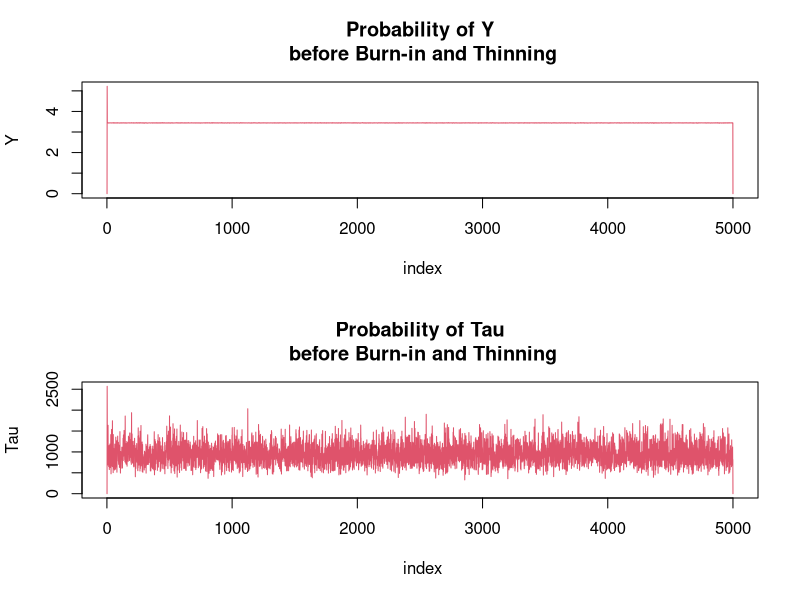
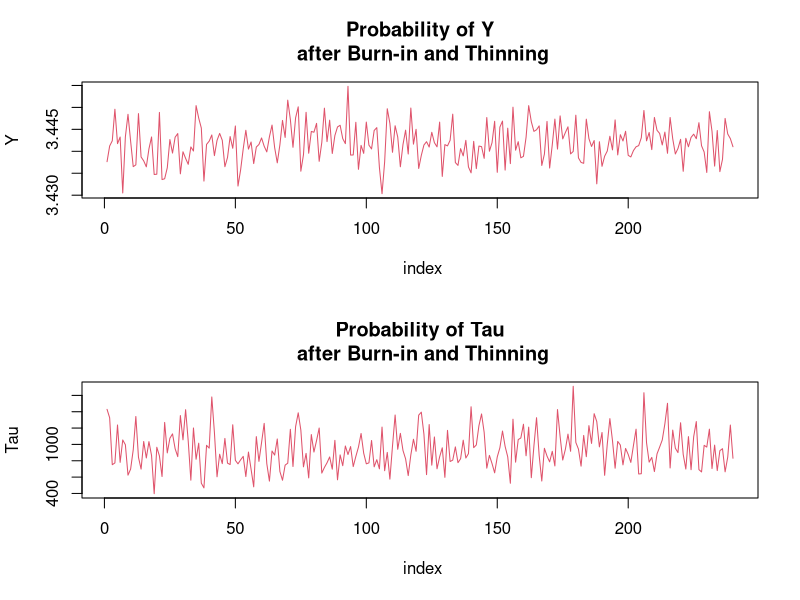

Source code (R) for these figures, in order:
# setup
n = 30
ln_mean = 3.442
ln_var = 2.182

# define MC steps
iters = 5000

# exponentiate var
vr = exp(ln_var)

# construct an empty matrix of results for iterations
# init y0 and tau - Markov chain sequence
y = rep(0.0, iters)
tau = rep(0.0, iters)

# set the value of the first element
tau[1] = round(1 / (2*vr),3)

# Gibbs sampling

i = 2 # or use for{} but end with i=2:(iters - 1)
while (i<iters) {
  mu = ln_mean
  sigma = sqrt(1/(2*n*tau[i-1]))
  y[i] = rnorm(1,mu, sigma )
  
  SSQ = ((n-1)* ln_var + n*(y[i] - ln_mean)**2)
  a = n/2
  r = SSQ
  tau[i] = rgamma(n=1, shape = a, scale = r )
  i=i+1
}
# Describe tau and y
summary(tau)
summary(y)


# Visualization

par(mfrow=c(2,1))
plot(y, xlab =" index", ylab = "Y",col=2,type = "l",
     main = "Probability of Y\n before Burn-in and Thinning")
plot(tau, xlab =" index", ylab = "Tau",col=2,type = "l",
     main = "Probability of Tau\n before Burn-in and Thinning")

# Burn-in and thinning 
# Burn-in effect by removing the first k elements
# thinning effect with 20 steps
k=iters/25 +1
step_sz = 20
tk = seq(from= k, to=iters, by=step_sz)
tk

tau_tk = tau[tk]
y_tk = y[tk]


# Visualize
par(mfrow=c(2,1))
plot(y_tk, xlab =" index", ylab = "Y",col=2,type = "l",
     main = "Probability of Y\n after Burn-in and Thinning")
plot(tau_tk, xlab =" index", ylab = "Tau",col=2,type = "l",
     main = "Probability of Tau\n after Burn-in and Thinning")

# Comparing figures we can see that the influence of the initial value and the periodicity of the realisations have been greatly removed.

# E[X] and Var[X]

# Confidence intervals for MC sample
sigma_sqr = 1 / (2 * tau)

E_x = exp(y + 0.5 * sigma_sqr)
Var_x = E_x^2 *(exp(sigma_sqr) - 1)

quantiles = c(0.025, 0.05, 0.95, 0.975)

# Confidence intervals for E[X]
q_E_x = quantile(E_x,quantiles)
(q_E_x)
# Confidence intervals for Var[X]
q_Var_x = quantile(Var_x,quantiles)
(q_Var_x)
